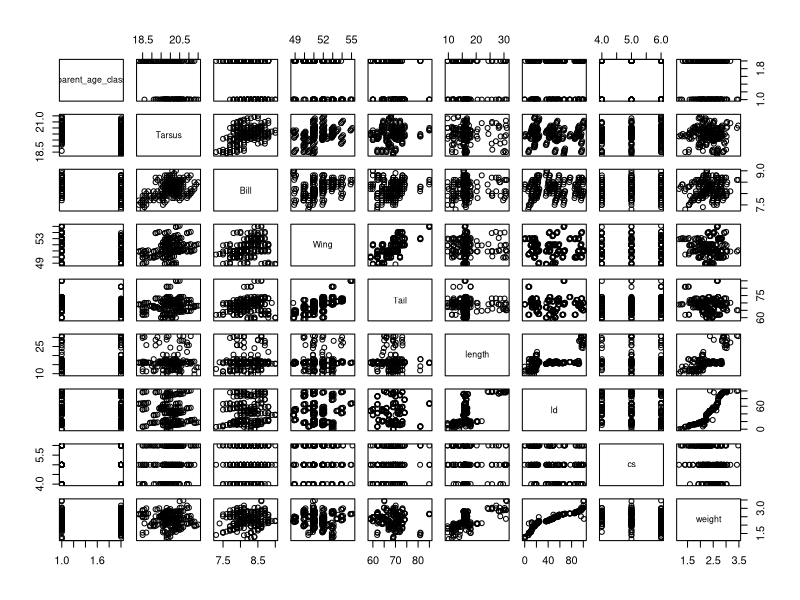
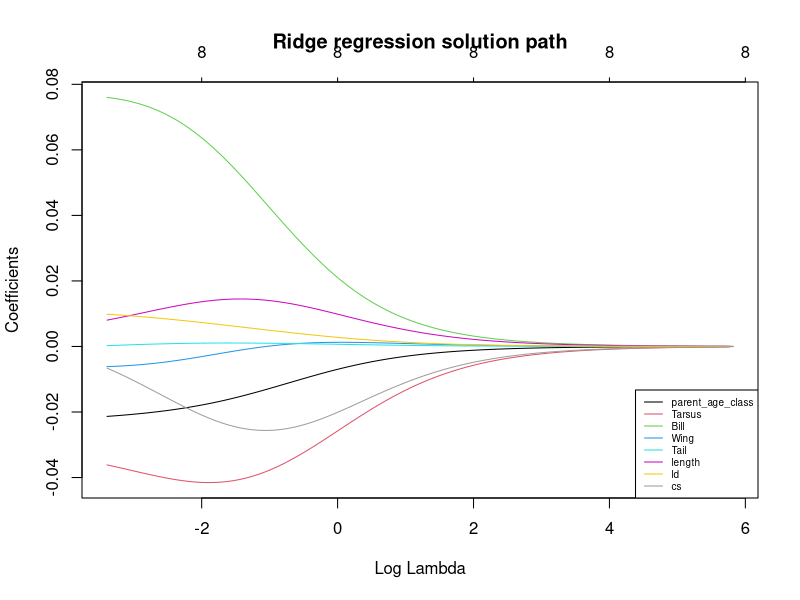
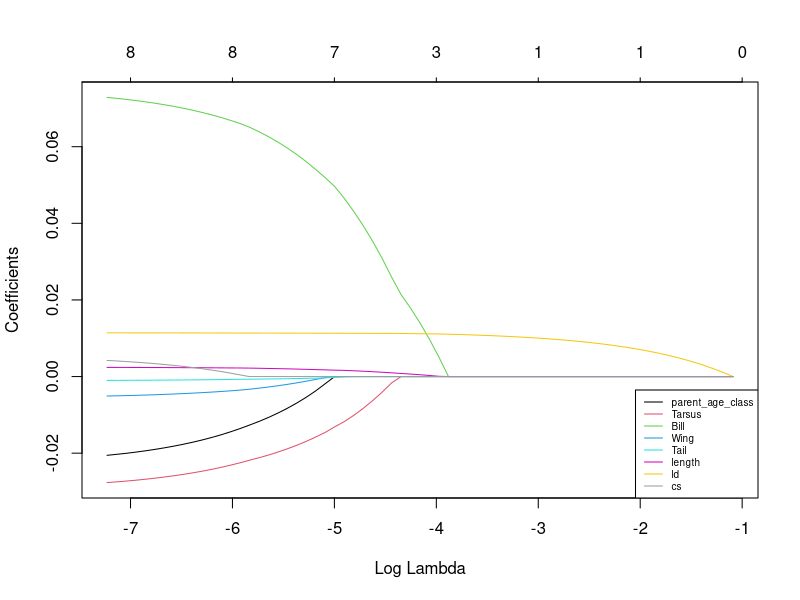
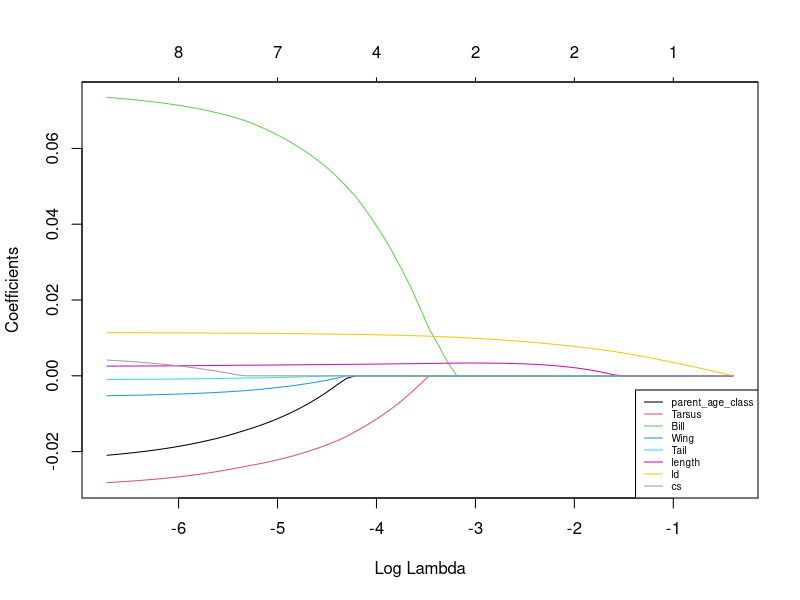

Here is the R script that generated these plots, in order:
## ---- chunk 1
knitr::opts_chunk$set(
  fig.path = "README_figs/README-"
)
## ---- chunk 2
dat=read.csv("vp.csv",header=T,row.names=1)
head(dat)
plot(dat)
## ---- chunk 3
library(glmnet)
x=model.matrix(weight~.,dat)[,-1] #removing the first column that only has intercept (we don't need it)
y=dat$weight
## ---- chunk 4
train = sample(1:nrow(x), nrow(x)/2)
test = (-train)
## ---- chunk 5
cvfitr=cv.glmnet(x[train,],y[train],alpha=0)
r.min=cvfitr$lambda.min #this is the best lambda
## ---- chunk 6
predicted_tr=predict(cvfitr,newx=x[train,],s=r.min)
predicted_ts=predict(cvfitr,newx=x[test,],s=r.min)
## ---- chunk 7
train_mse=mean((y[train]-predicted_tr)^2)
test_mse=mean((y[test]-predicted_ts)^2)

## ---- chunk 8
#cross validation for lambda to choose the best lambda. For lasso regression, we choose alpha as 1.
cvfitl=cv.glmnet(x[train,],y[train],alpha=1)
l.min=cvfitl$lambda.min #this is the best lambda
## ---- chunk 9
predicted_tr=predict(cvfitl,newx=x[train,],s=l.min)
predicted_ts=predict(cvfitl,newx=x[test,],s=l.min)
## ---- chunk 10
train_mse=mean((y[train]-predicted_tr)^2)
test_mse=mean((y[test]-predicted_ts)^2)
## ---- chunk 11
#cross validation for lambda to choose the best lambda. For elastic net regression, we choose alpha as 0.5.
cvfite=cv.glmnet(x[train,],y[train],alpha=0.5)
e.min=cvfite$lambda.min #this is the best lambda
## ---- chunk 12
predicted_tr=predict(cvfite,newx=x[train,],s=e.min)
predicted_ts=predict(cvfite,newx=x[test,],s=e.min)
## ---- chunk 13
train_mse=mean((y[train]-predicted_tr)^2)
test_mse=mean((y[test]-predicted_ts)^2)
## ---- chunk 14
#ridge
fitr=glmnet(x=x[train,],y=y[train],alpha=0)
plot(fitr,xvar="lambda", col=1:8, main="Ridge regression solution path")#Lasso regularization paths across log lambda
legend("bottomright",legend=names(dat)[1:8],col=1:8,lty=rep(1,8),cex=0.6)
## ---- chunk 15
#lasso
fitl=glmnet(x=x[train,],y=y[train],alpha=1)
plot(fitl,xvar="lambda", col=1:8)#Lasso regularization paths across log lambda
legend("bottomright",legend=names(dat)[1:8],col=1:8,lty=rep(1,8),cex=0.6)
## ---- chunk 16
fite=glmnet(x=x[train,],y=y[train],alpha=0.5)
plot(fite,xvar="lambda", col=1:8)#Lasso regularization paths across log lambda
legend("bottomright",legend=names(dat)[1:8],col=1:8,lty=rep(1,8),cex=0.6)
